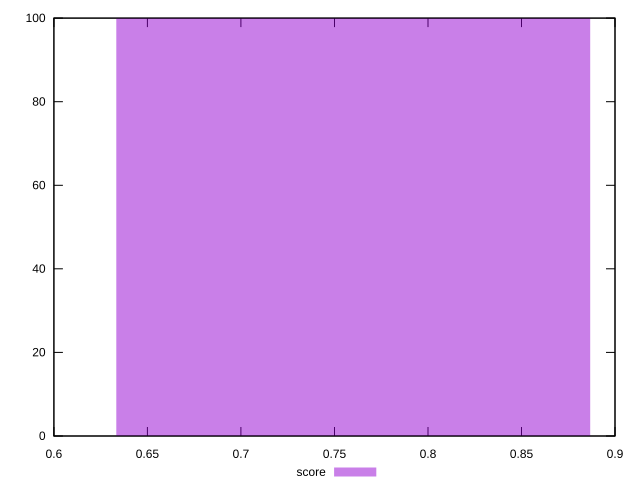

This figure's gnuplot source:
reset
set terminal svg size 640, 490 enhanced background rgb 'white'
set output "report_00007_2020-12-11T15:55:29.892Z/render-blocking-resources/samples/pages+cached+noexternal/score/histogram.svg"

$score <<EOF
0.761852268876466 100
EOF

set key outside below
set boxwidth 0.2539507562921553
set yrange [0:100]
set style fill transparent solid 0.5 noborder

plot \
  $score title "score" with boxes, \


reset
